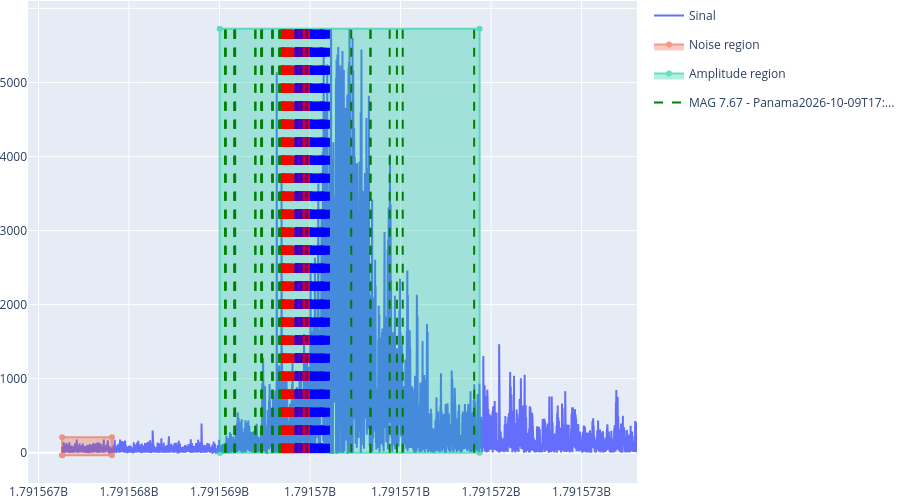

The notebook cell saved with this chart:
### Markdown cell above
Vamos criar uma função que une o cálculo da amplitude do sinal e do ruído, e retorna o fator de amplitude. A função será chamada `calculate_amplitude_factor`, e receberá como parâmetros a primeira e ultima chegada calculada. O fator de amplitude final será obtido a partir da perturbação no eixo X do BPM.

Muitos sinais de BPM possuem artefatos ou erros de medida que fazem as perturbações assumirem picos que não condizem com a interferência real gerada. Por isso, utilizaremos a difereça absoluta entre cada par de pontos do sinal, e à cortaremos no percentil de 99% para evitar anomalias.

<img src="Assets/comparação_sinais.png" width=1000/>

**Figura 1.** Comparação de diferentes tratamentos do mesmo sinal. **a)** Sinal puro com artefatos aparentes. **b)** Diferença absoluta do sinal. **c)** Diferença absoluta do sinal cortada no percentil de 99%.

### Code cell
from datetime import timedelta, datetime
import pandas as pd
import re
import os

from Scripts.module import get_archiver_data, get_initial_noise, get_signal_amplitude, plot_signal, PV_NAMES

def clean_event_id(event_id):
    match = re.search(r"^(.+?)(\d{4}-\d{2}-\d{2}T.*Z)$", event_id)

    name = match.group(1)
    timestamp = datetime.fromisoformat(
        match.group(2).replace("Z", "+00:00")
    )

    return f"{name}_{timestamp:%Y-%m-%d_%H-%M-%S-%f}"

def clean_signal_diff(signal, percentile_threshold=99):
    signal_diff = np.abs(np.diff(signal["val"]))
    threshold = np.percentile(signal_diff, percentile_threshold)

    signal_diff = np.where(
        signal_diff < threshold,
        signal_diff,
        0
    )

    signal_diff_df = pd.DataFrame({
        "secs": signal["secs"].iloc[1:].to_numpy(),
        "val": signal_diff
    })
    
    return signal_diff_df

def calculate_amplitude_factor(time_data, origin="FIRST", save_data=False, event_id=None, plot=False):
    first_arrival = to_timestamp(time_data["arrival_time"].min())
    last_arrival = to_timestamp(time_data["arrival_time"].max())
    
    from_time = first_arrival - timedelta(minutes=30).total_seconds()
    to_time = last_arrival + timedelta(minutes=30).total_seconds()
    time_delta = int(to_time - from_time)
    
    file_path_signal = f"Data/signal/{clean_event_id(event_id)}.csv"
    
    df = None

    if origin == "FIRST":
        if os.path.exists(file_path_signal):
            df = pd.read_csv(file_path_signal)
        else:
            df = get_archiver_data(
                pv=PV_NAMES[f"BPM_X"],
                from_time=from_time,
                to_time=to_time,
                optimize=time_delta,
                convert_to_iso=True
            )
    elif origin == "API":
        df = get_archiver_data(
            pv=PV_NAMES[f"BPM_X"],
            from_time=from_time,
            to_time=to_time,
            optimize=time_delta,
            convert_to_iso=True
        )
    elif origin == "CSV":
        df = pd.read_csv(file_path_signal)
    else:
        raise ValueError("Invalid origin. Use 'FIRST', 'API' or 'CSV'.")
    
    df_diff = clean_signal_diff(df)
    
    min_noise, max_noise, noise_mean_std, noise_region = get_initial_noise(df_diff)
    min_signal, max_signal, signal_std, signal_region = get_signal_amplitude(df_diff, first_arrival, last_arrival)
    
    if save_data and event_id is not None:
        df.to_csv(file_path_signal, index=False)
    
    factor_std = signal_std / noise_mean_std if noise_mean_std != 0 else float("inf")
    factor_amplitude = (max_signal - min_signal) / (max_noise - min_noise) if (max_noise - min_noise) != 0 else float("inf")
    
    if plot: plot_signal(df_diff, time_data, events_data, regions=[noise_region, signal_region])
    
    return (
        min_noise,
        max_noise,
        noise_mean_std,
        noise_region,
        min_signal,
        max_signal,
        signal_std,
        signal_region,
        factor_std,
        factor_amplitude,
    )
        
min_noise, max_noise, noise_std, noise_region, min_amplitude, max_amplitude, amplitude_std, amplitude_region, std_factor, amplitude_factor = calculate_amplitude_factor(time_data, save_data=True, event_id=event["event_id"], plot=True)
